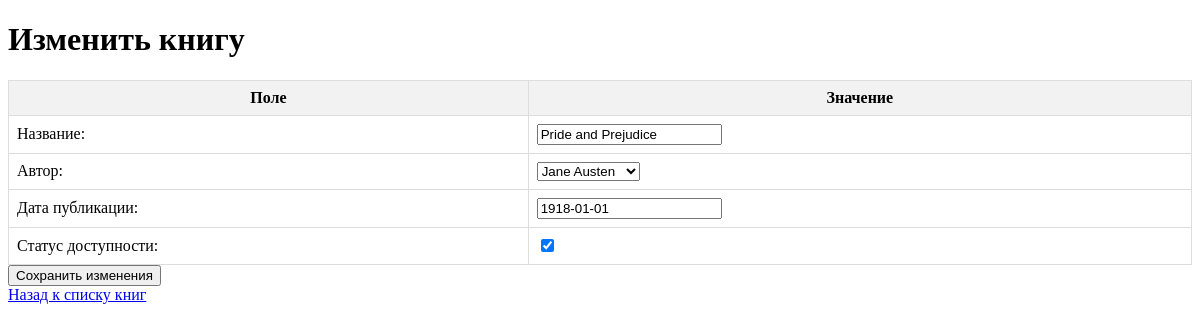
/books/update/10/, run on the app's committed database.
### books/models.py (models this page shows, shortened)
class Book(models.Model):
    title = models.CharField(max_length=200)
    author = models.ForeignKey(Author, on_delete=models.CASCADE, related_name='books')
    published_date = models.DateField(null=True, blank=True)
    is_available = models.BooleanField(default=True)

### books/views.py (the view)
# urls.py: path('update/<int:pk>/', BookUpdateView.as_view(), name='update_book'),
class BookUpdateView(UpdateView):
    model = Book
    form_class = BookForm
    template_name = 'books/update_book.html'
    success_url = reverse_lazy('book_list')

### books/forms.py
class BookForm(forms.ModelForm):
    class Meta:
        model = Book
        fields = ['title', 'author', 'published_date', 'is_available']

### books/models.py (called while the page is built)
    def __str__(self):
        return f"{self.first_name} {self.last_name}"

### templates/books/update_book.html (shortened to what this page needs)
<!DOCTYPE html>
<html lang="ru">
<head>
</head>
<body>
    <h1>Изменить книгу</h1>
    <form method="post">
        <table>
            <tr>
                <th>Поле</th>
                <th>Значение</th>
            </tr>
            <tr>
                <td>Название:</td>
                <td>
                    {{ form.title }}
                </td>
            </tr>
            <tr>
                <td>Автор:</td>
                <td>
                    {{ form.author }}
                </td>
            </tr>
            <tr>
                <td>Дата публикации:</td>
                <td>
                    {{ form.published_date }}
                </td>
            </tr>
            <tr>
                <td>Статус доступности:</td>
                <td>
                    {{ form.is_available }}
                </td>
            </tr>
        </table>
        <button type="submit">Сохранить изменения</button>
    </form>
    <a href="{% url 'book_list' %}">Назад к списку книг</a>
</body>
</html>

### templates/books/update_book.html (style rules this page uses)
table { width: 100%; border-collapse: collapse; }
th, td { border: 1px solid #ddd; padding: 8px; }
th { background-color: #f2f2f2; }

### data on the page
Book: title "Pride and Prejudice", author "Jane Austen", published_date "1918-01-01", is_available "☑"
